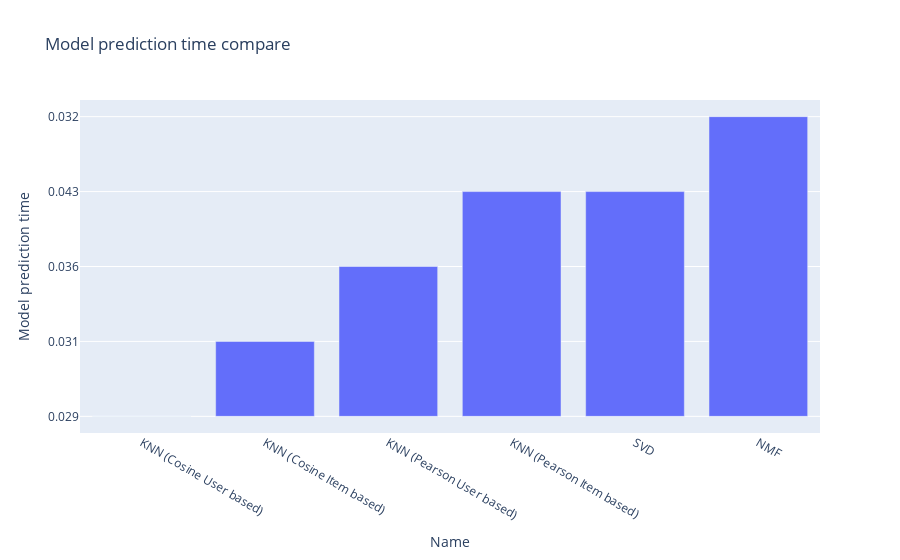

Notebook source saved alongside this figure:
### Code cell
import plotly.express as px
fig = px.bar(plot_benchmark, x='Name', y='Model prediction time', title="Model prediction time compare")
fig.show()

### Figure 1 — Plotly figure (JSON) as saved in the notebook; plotly's stock layout.template omitted (floating-point values rounded to 4 significant figures)
{"data": [{"alignmentgroup": "True", "hovertemplate": "Name=%{x}<br>Model prediction time=%{y}<extra></extra>", "legendgroup": "", "marker": {"color": "#636efa"}, "name": "", "offsetgroup": "", "orientation": "v", "showlegend": false, "textposition": "auto", "type": "bar", "x": ["KNN (Cosine User based)", "KNN (Cosine Item based)", "KNN (Pearson User based)", "KNN (Pearson Item based)", "SVD", "NMF"], "xaxis": "x", "y": ["0.029", "0.031", "0.036", "0.043", "0.043", "0.032"], "yaxis": "y"}], "layout": {"barmode": "relative", "legend": {"tracegroupgap": 0}, "title": {"text": "Model prediction time compare"}, "xaxis": {"anchor": "y", "domain": [0, 1], "title": {"text": "Name"}}, "yaxis": {"anchor": "x", "domain": [0, 1], "title": {"text": "Model prediction time"}}}}
